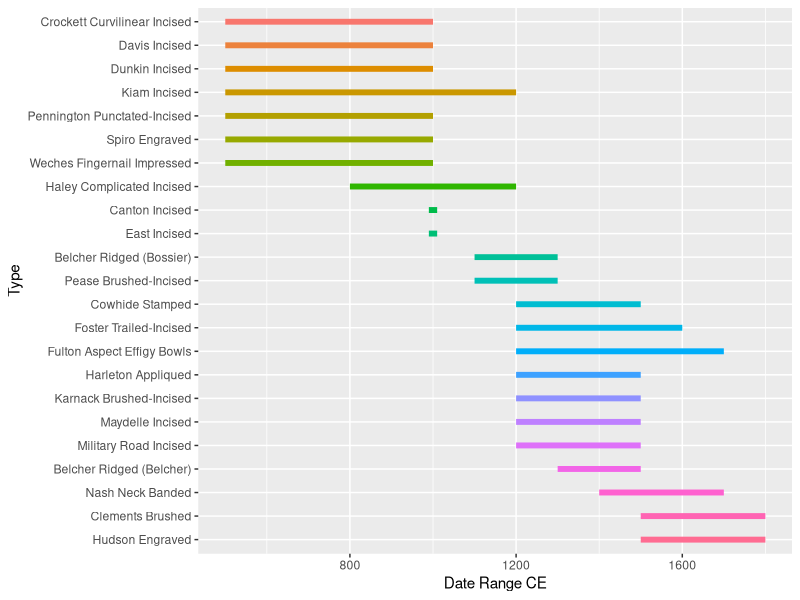

Source code (R):
## ---- chunk 1
# load ggplot2
library(ggplot2)

# gantt chart of (possible) relative dates for ceramic components
temp<-data.frame(Type = c('Belcher Ridged (Bossier)', 'Belcher Ridged (Belcher)', 'Canton Incised', 'Clements Brushed', 'Cowhide Stamped', 'Crockett Curvilinear Incised', 'Davis Incised', 'Dunkin Incised', 'East Incised', 'Foster Trailed-Incised', 'Fulton Aspect Effigy Bowls', 'Haley Complicated Incised', 'Harleton Appliqued', 'Hudson Engraved', 'Karnack Brushed-Incised', 'Kiam Incised', 'Maydelle Incised', 'Military Road Incised', 'Nash Neck Banded', 'Pease Brushed-Incised', 'Pennington Punctated-Incised', 'Spiro Engraved', 'Weches Fingernail Impressed'), # canton/east incised types date to AD 1000, but were modified to 990-1010 so that it would show on the gantt chart
                 Date_Range_CE = c(1100, 1300, 990, 1500, 1200, 500, 500, 500, 990, 1200, 1200, 800, 1200, 1500, 1200, 500, 1200, 1200, 1400, 1100, 500, 500, 500), # in years CE
                 end = c(1300, 1500, 1010, 1800, 1500, 1000, 1000, 1000, 1010, 1600, 1700, 1200, 1500, 1800, 1500, 1200, 1500, 1500, 1700, 1300, 1000, 1000, 1000) # in years CE
)

# reorder types by date range
temp$Type <- factor(temp$Type, levels = temp$Type[order(temp$Date_Range_CE)])

type.time <- ggplot(temp, aes(x = Date_Range_CE, xend = end, y = factor(Type, 
       levels = rev(levels(factor(Type)))), yend = Type, color = Type)) +
  geom_segment(size = 2) +
  scale_colour_discrete() +
  theme(legend.position = "none") +
  labs(y = "Type", x = "Date Range CE")

# render figure
type.time
